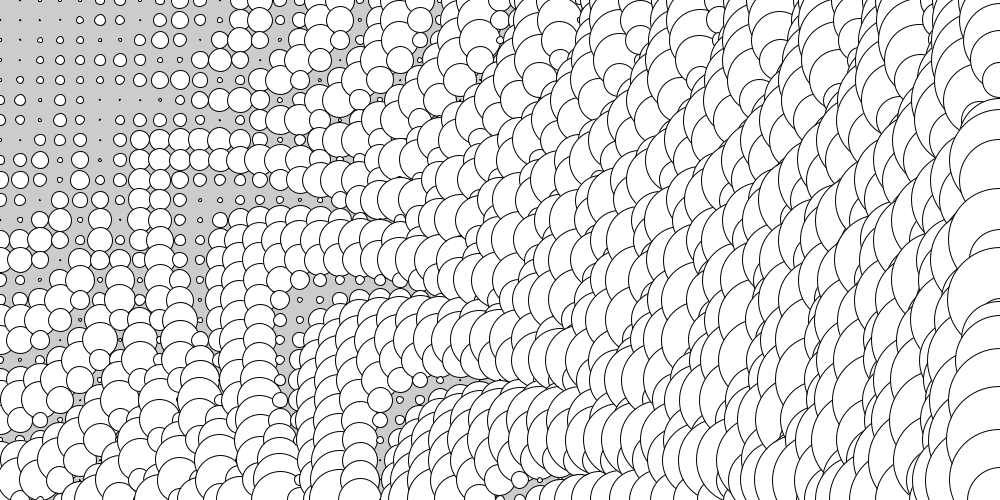
Frame 1 (no input)
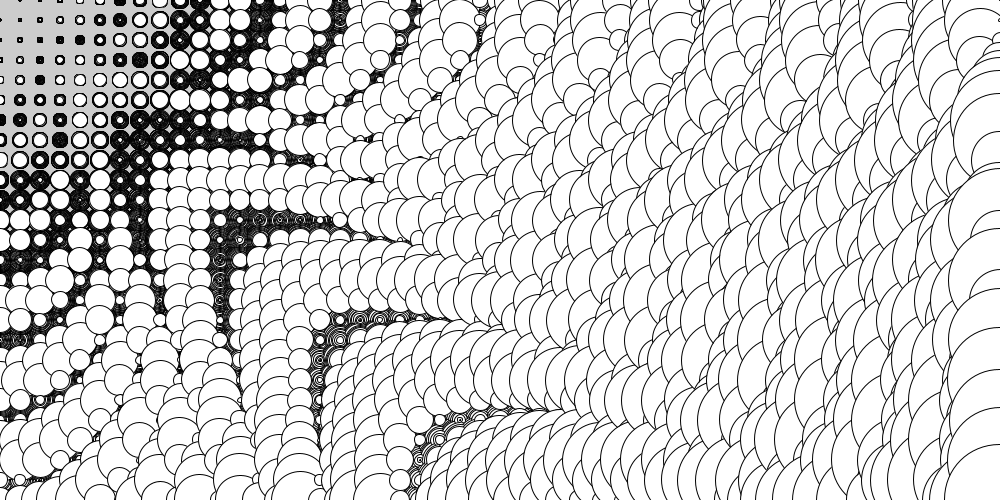
Frame 60 (the mouse pressed at the canvas centre just before this capture)
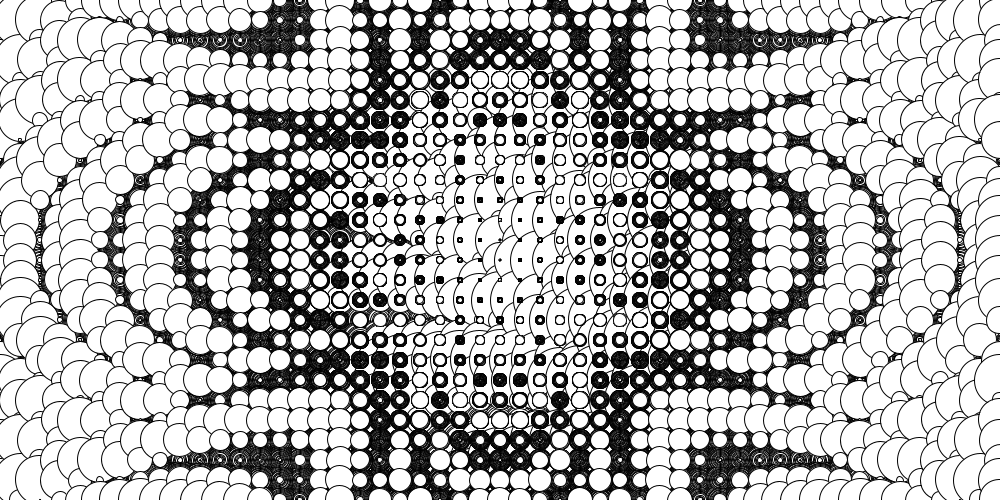
Frame 120 (the mouse held since frame 60 and released just before this capture)

The Processing sketch that drew these frames (run headless with seeded random() and noise(); from frame 60 on, the mouse is pressed at the canvas centre):

// Processing sketch: matrizFluida
// ── matrizFluida.pde
float a, s;

void setup(){
  size(1000,500);
  
  //noFill();
}

void draw(){
  a += .07; 
  //s = mouseX;
  //background(255);
  for(int i = 0; i <= width; i+= 20){
    //fill(
    for(int j = 0; j <= height; j += 20){
      
      //fill(random(255));
      s = dist(mouseX, mouseY, i, j);
      ellipse(i, j, (s/10)*sin((s/5)+a), (s/10)*sin((s/5)+a));
    }
  }
}
